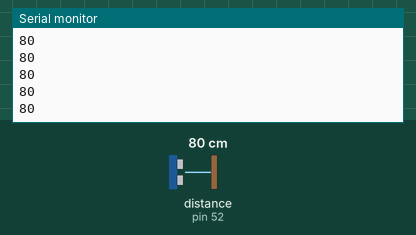
Recording of a sketch running on a simulated Arduino Mega 2560, built with avr-gcc and run on an emulated ATmega2560. Shown: the last lines printed to the serial monitor. Wiring (inferred from the names in the program): ultrasonic range finder: trigger pin 50; echo pin 52. The inputs (shaded band) are chosen by the test bench; at power-on: distance to the obstacle (sensor on pin 52) 80 cm. The echo pulse lasts 58.3 µs per cm.

Above: at 1.2 s.
1.3 s: distance to the obstacle (sensor on pin 52) set to 2 cm
At 2.2 s:
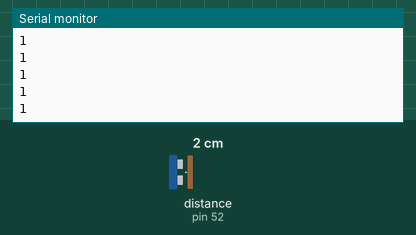
2.8 s: distance to the obstacle (sensor on pin 52) set to 4 cm
At 3.6 s:
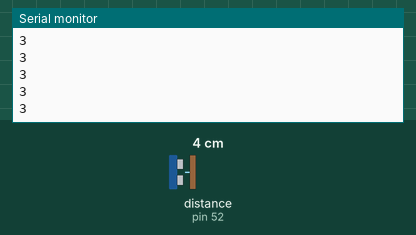
Timing chart, 0 to 5.8 s (numbered marks = the images above; inputs shaded):
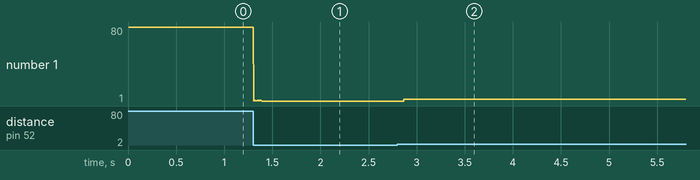

The sketch:

flag_ultras.ino
```cpp
#include <SoftwareSerial.h>
#include <Wire.h>
#include <Multiservo.h>

Multiservo servo1;
Multiservo servo2;
Multiservo servo3;

const int Trig1 = 50; //№1
const int Echo1= 52;
unsigned int time_us1=0;
unsigned int distance1=0;
int d;

bool statusServo2 = HIGH;// статус автомата

void setup(void)
{
  Wire.begin();
  Serial.begin(9600);
  servo1.attach(1);
  servo2.attach(2);
  servo3.attach(3);
  pinMode(Trig1, OUTPUT);
  pinMode(Echo1, INPUT);
}

void loop(void)
 {
  ultrasonik(d);
    Serial.println(distance1); // Выводим на порт
/*
  if (distance1>30)
   { flag( 90,90,90 );
   }
  else
   { flag( 20,20,20 );
   // Serial.println("servo"); // Выводим на порт

   }*/
 }

void flag (int a, int b, int c)
  {
    servo1.write(a);
    servo2.write(b);
    servo3.write(c);
    //Serial.println("servo"); // Выводим на порт

  }
int ultrasonik ( int d)
  {
   digitalWrite(Trig1, HIGH);
   delayMicroseconds(15);
   digitalWrite(Trig1, LOW); // Удерживаем 10 микросекунд
   time_us1=pulseIn(Echo1, HIGH);
   distance1=time_us1/58; // Пересчитываем в сантиметры
  // Serial.println(distance1); // Выводим на порт
   d = distance1;
  }
```

Measured:
- after the input at 1.3 s, the serial monitor: prints a new line at once (image 1)
- after the input at 2.8 s, the serial monitor: prints a new line after 0.07 s (image 2)
- plotted number 1: 80 → 1 after the input at 1.3 s, 1 → 3 after the input at 2.8 s
